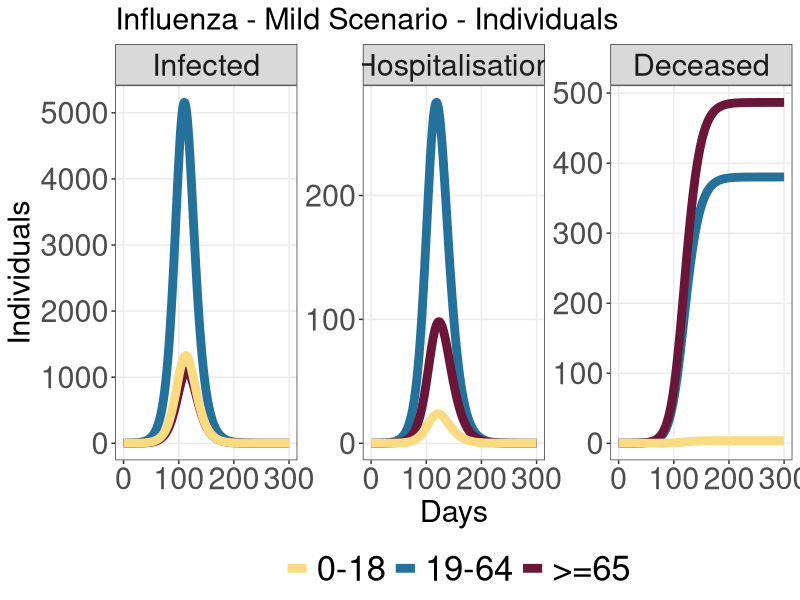
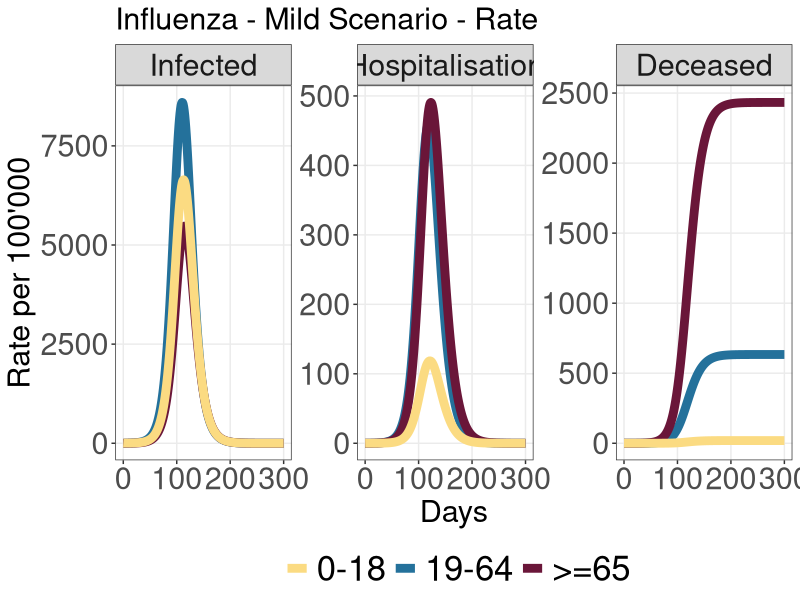
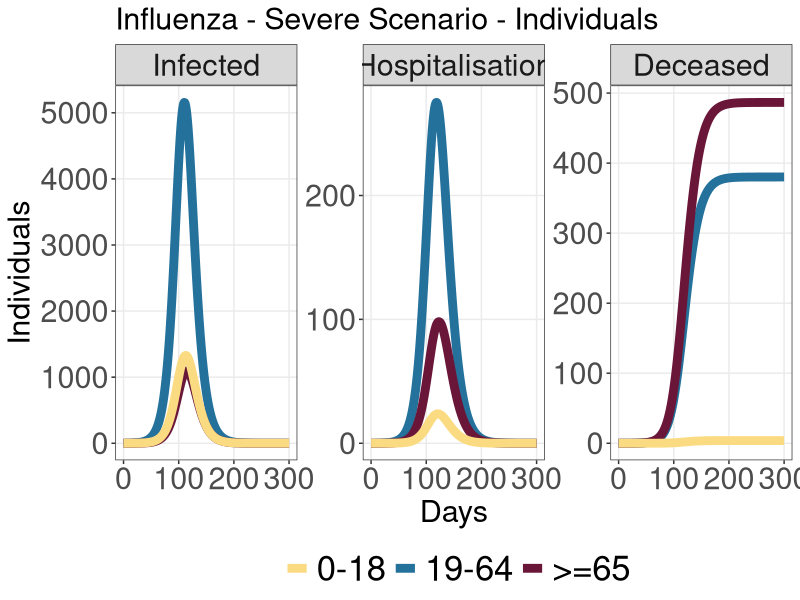
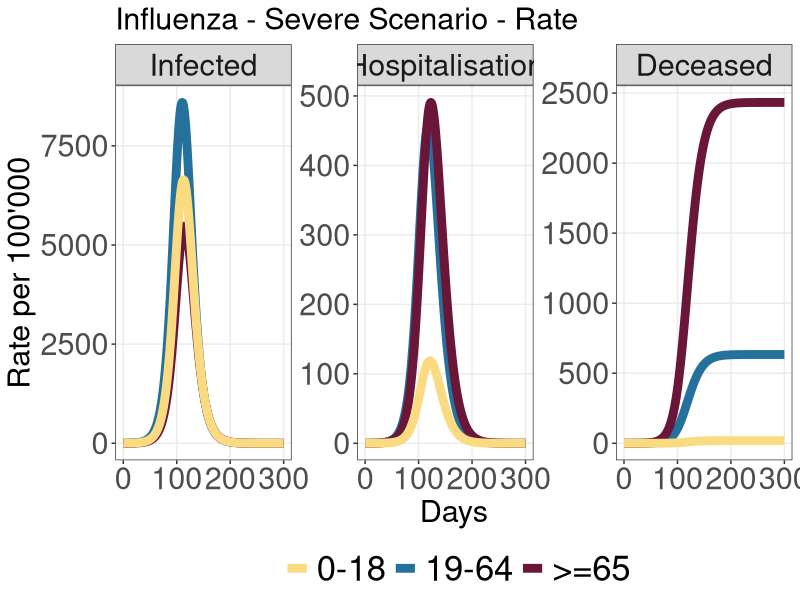
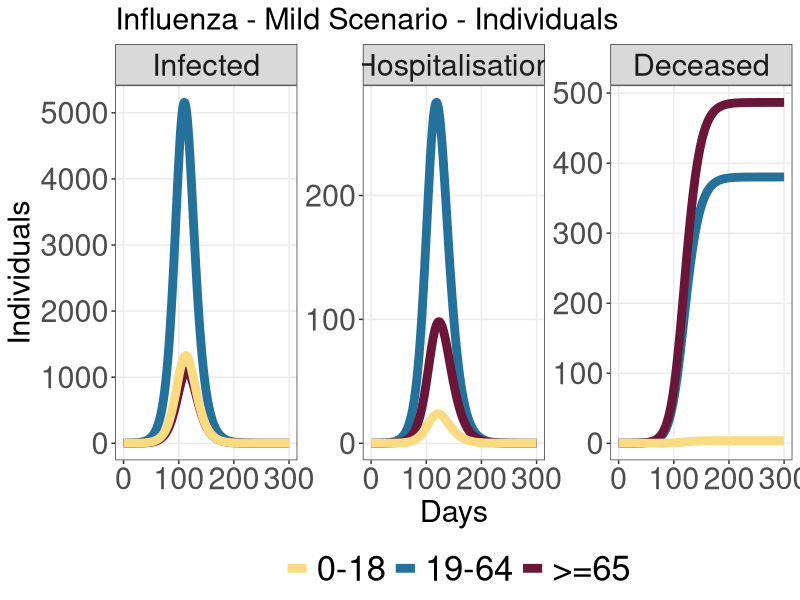
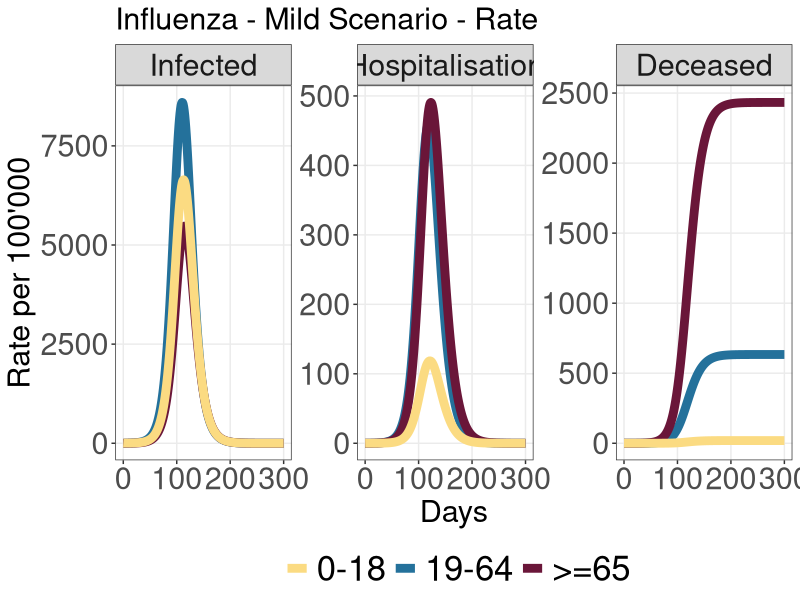
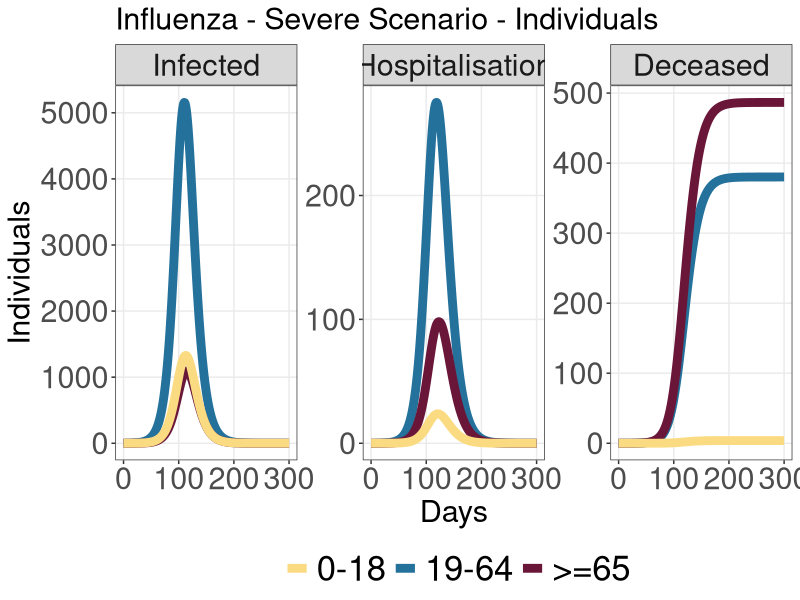
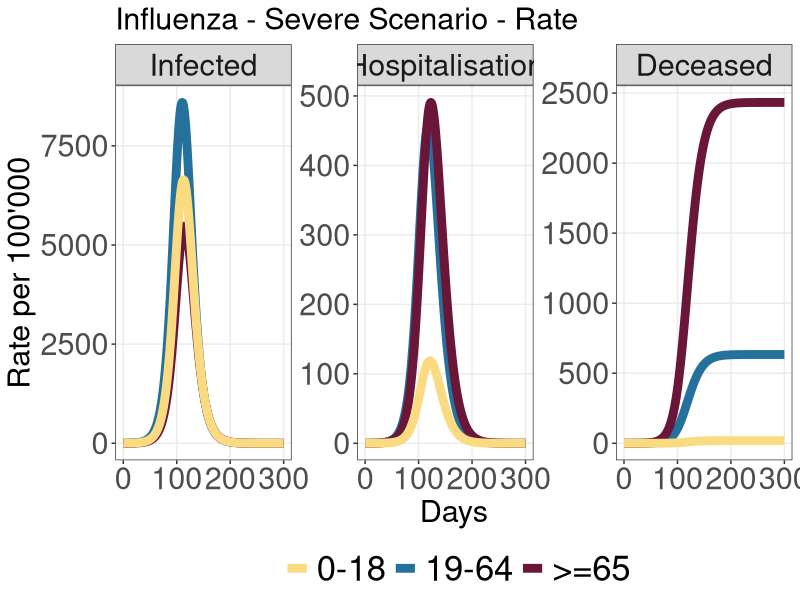

Source code (R) for these figures, in order:
# Load required libraries
library(deSolve)
library(tidyverse)

options(scipen=999)
# "#FF0066"
col_c  <- c("#7030A0","#1EA7C4","#F6A1CAFF","#EB7746FF","#B9CA5DFF", "#1A1F2BFF")
col_a  <- c("#FBDB82FF","#24719BFF","#6A1639FF")
col_sun <- c("#F6A1CAFF", "#1A1F2BFF","#EB7746FF", "#B9CA5DFF","#FBDB82FF", "#9F272EFF", "#D36B8DFF", "#EC9E58FF", "#24719BFF", "#6A1639FF")

lwd_size <- 3
size_plot <- 22
size_strip <- 22
axis_text_size <- 22
axis_title_size <- 22
plot_title_size <- 22
legend_text_size <- 25


# Age groups
age_groups <- c("young", "adult", "elderly")

# Contact matrix
contact_matrix <- matrix(c(
  8, 4, 1,
  3, 6, 2,
  1, 2, 3
), nrow = 3, byrow = TRUE)
rownames(contact_matrix) <- age_groups
colnames(contact_matrix) <- age_groups



# Parameters mild

# R0_vec <- c(young = 1.5, adult = 1.8, elderly = 1.2)
# CFR_vec <- c(young = 0.00002, adult = 0.0002, elderly = 0.005)
# p_hosp_vec <- c(young = 0.001, adult = 0.002, elderly = 0.004)
# p_die_hosp_vec <- c(young = 0.002, adult = 0.15, elderly = 0.3)

# Parameters severe
R0_vec <- c(young = 1.5, adult = 2.0, elderly = 1.2)
CFR_vec <- c(young = 0.0001, adult = 0.0003, elderly = 0.02)
p_hosp_vec <- c(young = 0.01, adult = 0.03, elderly = 0.05)
p_die_hosp_vec <- c(young = 0.02, adult = 0.25, elderly = 0.5)

sigma <- 1 / 2     # Incubation rate (e.g. 2-day incubation)
gamma <- 1 / 5     # Recovery rate (e.g. 5-day infectious period)

contact_row_sums <- rowSums(contact_matrix)
beta_vec <- R0_vec * gamma / contact_row_sums # age spec

# Initial state
init_state <- c(
  S_young = 20000, E_young = 0, I_young = 1, H_young = 0, R_young = 0, D_young = 0,
  S_adult = 64000, E_adult = 0, I_adult = 0, H_adult = 0, R_adult = 0, D_adult = 0,
  S_elderly = 20000, E_elderly = 0, I_elderly = 0, H_elderly = 0, R_elderly = 0, D_elderly = 0
)
# Total population by age group
N_age <- c(young = 20000 + 1, adult = 60000, elderly = 20000)

# Model function
seird_model_age <- function(time, state, parameters) {
  with(as.list(state), {
    d_state <- numeric(length(state))
    names(d_state) <- names(state)
    
    I_vec <- sapply(age_groups, function(age) state[paste0("I_", age)])
    lambda <- sapply(1:3, function(j) sum(contact_matrix[j, ] * I_vec / N_age))
    
    # Force of infection with contact matrix
    # for (j in 1:3) {
    #   lambda[j] <- sum(contact_matrix[j, ] * I_vec / N_age)
    # }
    # 
    for (i in 1:3) {
      age <- age_groups[i]
      S <- state[paste0("S_", age)]
      E <- state[paste0("E_", age)]
      I <- state[paste0("I_", age)]
      H <- state[paste0("H_", age)]
      
      # R0 <- R0_vec[age]
      CFR <- CFR_vec[age]
      beta <- beta_vec[age]
      p_hosp <- p_hosp_vec[age]
      p_die_hosp <- p_die_hosp_vec[age]
      mu <- p_die_hosp / 10
      rho <- (1 - p_die_hosp) / 10
      # beta <- R0 * gamma
      
      # dS <- -beta * S * lambda[i]
      # dE <-  beta * S * lambda[i] - sigma * E
      # dI <-  sigma * E - gamma * I
      # dR <- (1 - CFR) * gamma * I
      # dD <- CFR * gamma * I
      
      
      dS <- -beta * S * lambda[i]
      dE <-  beta * S * lambda[i] - sigma * E
      dI <-  sigma * E - gamma * I
      dH <- p_hosp * gamma * I - (rho + mu) * H
      dR <- (1 - p_hosp - CFR) * gamma * I + rho * H
      dD <- CFR * gamma * I + mu * H
      
      
      d_state[paste0("S_", age)] <- dS
      d_state[paste0("E_", age)] <- dE
      d_state[paste0("I_", age)] <- dI
      d_state[paste0("H_", age)] <- dH
      d_state[paste0("R_", age)] <- dR
      d_state[paste0("D_", age)] <- dD
  
    }
    
    return(list(d_state))
  })
}

# Solve
times <- seq(0, 300, by = 1)
out <- ode(y = init_state, times = times, func = seird_model_age, parms = NULL)
out_df <- as.data.frame(out)

dt_d <- out_df[, c(1,grep("D_", names(out_df)))] %>%
  gather(., comp, prop,2:4) 

dt_i <- out_df[, c(1,grep("I_", names(out_df)))] %>%
  gather(., comp, prop,2:4) 

dt_h <- out_df[, c(1,grep("H_", names(out_df)))] %>%
  gather(., comp, prop,2:4) 

dt_pop <- data.frame(N_age) %>%
  mutate(
    age =row.names(.)) %>%
  rename(pop = N_age)

dt <- rbind(dt_d, dt_h, dt_i) %>%
  mutate(
    age = str_sub(comp, 3),
         age = as.factor(age),
         fac = str_sub(comp,1, 1),
         fac = as.factor(fac)
    ) %>%
  mutate(
    fac = case_when(fac == "D" ~ "Deceased",
                         fac == "I" ~ "Infected",
                         fac == "H" ~ "Hospitalisation"),
    fac  = factor(fac , levels=c("Infected","Hospitalisation","Deceased")),
    ) %>%
  left_join(dt_pop) %>%
  mutate(
    mx = prop/pop *100000
  )

ggplot(dt, aes(x = time)) +
  geom_line(aes(y = prop, color = age), lwd=lwd_size) +
  facet_wrap(~fac, ncol=3, scales = "free_y") +
  labs(title = "Influenza - Mild Scenario - Individuals",
       x = "Days",
       y = "Individuals")+
  scale_color_manual("",
                     breaks=c("young","adult","elderly"),
                     labels=c("0-18","19-64",">=65"),
                     values = col_a) +
  # scale_y_continuous(breaks = seq(0, 100000, by = 10000)) +
  theme_bw() +
  theme(
    strip.text = element_text(size=size_plot),
    axis.text = element_text(size=axis_text_size),
    axis.title  = element_text(size=axis_title_size),
    legend.position = "bottom",
    legend.text=element_text(size=legend_text_size),
    plot.title = element_text(size=plot_title_size),
    panel.grid.minor.x = element_blank(),
    panel.grid.minor.y = element_blank())

ggsave("figures/influenza/mild_age.png",h=8,w=20)


ggplot(dt, aes(x = time)) +
  geom_line(aes(y = mx, color = age), lwd=lwd_size) +
  facet_wrap(~fac, ncol=3, scales = "free_y") +
  labs(title = "Influenza - Mild Scenario - Rate",
       x = "Days",
       y = "Rate per 100'000")+
  scale_color_manual("",
                     breaks=c("young","adult","elderly"),
                     labels=c("0-18","19-64",">=65"),
                     values = col_a) +
  # scale_y_continuous(breaks = seq(0, 100000, by = 10000)) +
  theme_bw() +
  theme(
    strip.text = element_text(size=size_plot),
    axis.text = element_text(size=axis_text_size),
    axis.title  = element_text(size=axis_title_size),
    legend.position = "bottom",
    legend.text=element_text(size=legend_text_size),
    plot.title = element_text(size=plot_title_size),
    panel.grid.minor.x = element_blank(),
    panel.grid.minor.y = element_blank())

ggsave("figures/influenza/mild_age_mx.png",h=8,w=20)



ggplot(dt, aes(x = time)) +
  geom_line(aes(y = prop, color = age), lwd=lwd_size) +
  facet_wrap(~fac, ncol=3, scales = "free_y") +
  labs(title = "Influenza - Severe Scenario - Individuals",
       x = "Days",
       y = "Individuals")+
  scale_color_manual("",
                     breaks=c("young","adult","elderly"),
                     labels=c("0-18","19-64",">=65"),
                     values = col_a) +
  # scale_y_continuous(breaks = seq(0, 100000, by = 10000)) +
  theme_bw() +
  theme(
    strip.text = element_text(size=size_plot),
    axis.text = element_text(size=axis_text_size),
    axis.title  = element_text(size=axis_title_size),
    legend.position = "bottom",
    legend.text=element_text(size=legend_text_size),
    plot.title = element_text(size=plot_title_size),
    panel.grid.minor.x = element_blank(),
    panel.grid.minor.y = element_blank())

ggsave("figures/influenza/severe_age.png",h=8,w=20)


ggplot(dt, aes(x = time)) +
  geom_line(aes(y = mx, color = age), lwd=lwd_size) +
  facet_wrap(~fac, ncol=3, scales = "free_y") +
  labs(title = "Influenza - Severe Scenario - Rate",
       x = "Days",
       y = "Rate per 100'000")+
  scale_color_manual("",
                     breaks=c("young","adult","elderly"),
                     labels=c("0-18","19-64",">=65"),
                     values = col_a) +
  # scale_y_continuous(breaks = seq(0, 100000, by = 10000)) +
  theme_bw() +
  theme(
    strip.text = element_text(size=size_plot),
    axis.text = element_text(size=axis_text_size),
    axis.title  = element_text(size=axis_title_size),
    legend.position = "bottom",
    legend.text=element_text(size=legend_text_size),
    plot.title = element_text(size=plot_title_size),
    panel.grid.minor.x = element_blank(),
    panel.grid.minor.y = element_blank())

ggsave("figures/influenza/sever_age_mx.png",h=8,w=20)
